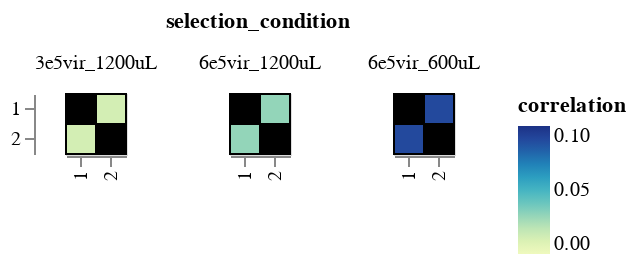

This figure's notebook cell:
### Markdown cell above
Plot on smaller scale to better resolve low correlations:

### Code cell
corr_heatmap(cocktail_corr, 
             corr_col='correlation', 
             sample_cols=['replicate_1', 'replicate_2'], 
             group_col='selection_condition',
             corr_range = (0, 0.1)
            )

### Figure 1 — Vega-Lite specification as saved in the notebook (floating-point values rounded to 4 significant figures)
{"config": {"view": {"continuousWidth": 400, "continuousHeight": 300}, "axis": {"labelLimit": 500}}, "data": {"name": "data-3a8d1b021864fce6ce24607877dd2903"}, "mark": {"type": "rect", "stroke": "black"}, "encoding": {"color": {"field": "correlation", "scale": {"domain": [0, 0.1]}, "type": "quantitative"}, "facet": {"columns": 3, "field": "selection_condition", "type": "nominal"}, "tooltip": [{"field": "selection_condition", "type": "nominal"}, {"field": "antibody_concentration", "format": ".3f", "type": "quantitative"}, {"field": "replicate_1", "type": "nominal"}, {"field": "replicate_2", "type": "nominal"}, {"field": "correlation", "format": ".3f", "type": "quantitative"}], "x": {"field": "replicate_1", "title": null, "type": "nominal"}, "y": {"field": "replicate_2", "title": null, "type": "nominal"}}, "height": {"step": 15}, "width": {"step": 15}, "$schema": "https://vega.github.io/schema/vega-lite/v5.2.0.json", "datasets": {"data-3a8d1b021864fce6ce24607877dd2903": [{"selection_condition": "3e5vir_1200uL", "antibody_concentration": 1.37, "replicate_1": "1", "replicate_2": "1", "correlation": 1.0}, {"selection_condition": "3e5vir_1200uL", "antibody_concentration": 1.37, "replicate_1": "2", "replicate_2": "1", "correlation": 0.01273}, {"selection_condition": "6e5vir_1200uL", "antibody_concentration": 1.37, "replicate_1": "1", "replicate_2": "1", "correlation": 1.0}, {"selection_condition": "6e5vir_1200uL", "antibody_concentration": 1.37, "replicate_1": "2", "replicate_2": "1", "correlation": 0.03025}, {"selection_condition": "6e5vir_600uL", "antibody_concentration": 1.37, "replicate_1": "1", "replicate_2": "1", "correlation": 1.0}, {"selection_condition": "6e5vir_600uL", "antibody_concentration": 1.37, "replicate_1": "2", "replicate_2": "1", "correlation": 0.0892}, {"selection_condition": "3e5vir_1200uL", "antibody_concentration": 1.37, "replicate_1": "1", "replicate_2": "2", "correlation": 0.01273}, {"selection_condition": "3e5vir_1200uL", "antibody_concentration": 1.37, "replicate_1": "2", "replicate_2": "2", "correlation": 1.0}, {"selection_condition": "6e5vir_1200uL", "antibody_concentration": 1.37, "replicate_1": "1", "replicate_2": "2", "correlation": 0.03025}, {"selection_condition": "6e5vir_1200uL", "antibody_concentration": 1.37, "replicate_1": "2", "replicate_2": "2", "correlation": 1.0}, {"selection_condition": "6e5vir_600uL", "antibody_concentration": 1.37, "replicate_1": "1", "replicate_2": "2", "correlation": 0.0892}, {"selection_condition": "6e5vir_600uL", "antibody_concentration": 1.37, "replicate_1": "2", "replicate_2": "2", "correlation": 1.0}]}}
